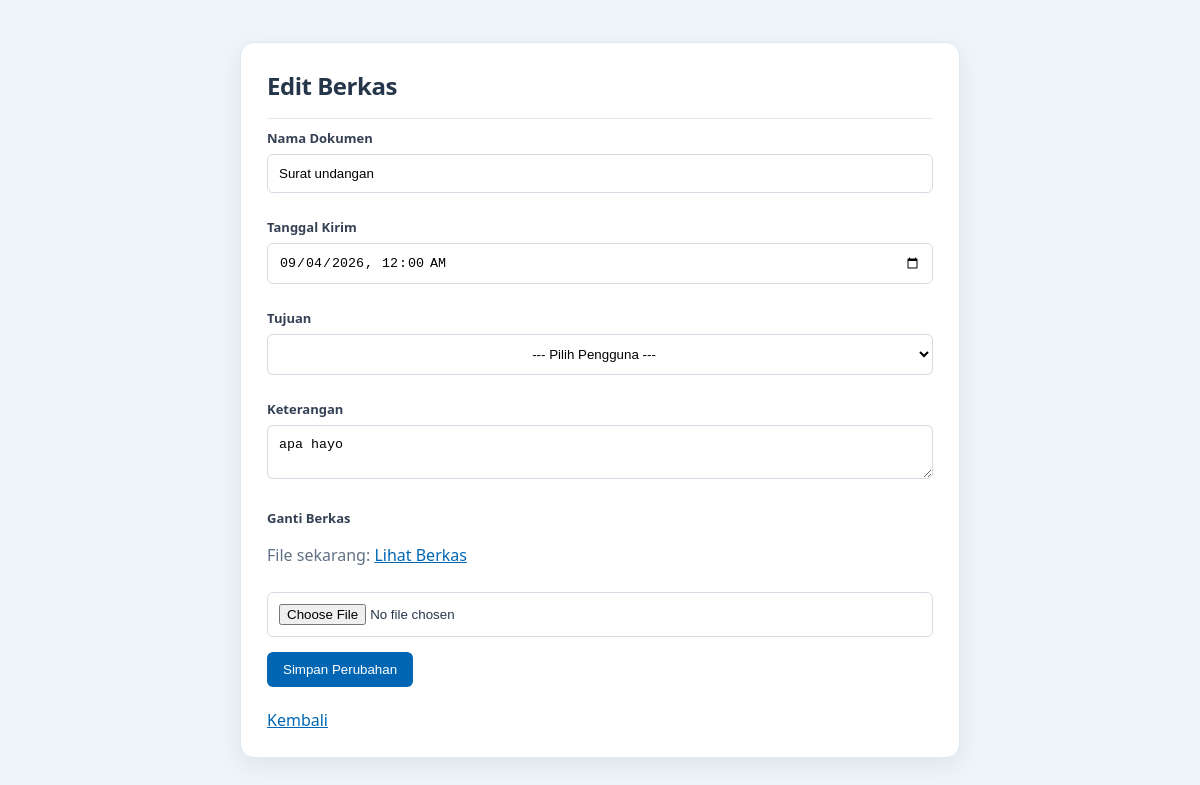
The page /index.php?aksi=edit&id=3 (signed in) on the database its author committed.
### tables this page shows
CREATE TABLE `berkas` (
  `id_berkas` int NOT NULL,
  `n_dokumen` varchar(255) NOT NULL,
  `tgl_kirim` datetime NOT NULL DEFAULT CURRENT_TIMESTAMP,
  `id_pengirim` int NOT NULL,
  `id_tujuan` int DEFAULT NULL,
  `tujuan_semua` tinyint(1) NOT NULL DEFAULT '0',
  `tgl_terima` datetime DEFAULT NULL,
  `tujuan` varchar(20) DEFAULT NULL,
  `keterangan` text,
  `file_berkas` varchar(255) DEFAULT NULL,
  `status` enum('Dikirim','Diterima','Ditolak') NOT NULL DEFAULT 'Dikirim'
);

### controller/BerkasController.php (called while the page is built, shortened)
<?php
require_once "model/Berkas.php";
class BerkasController {
    public function edit() {
        $id = $_GET['id'];
        $model = new Berkas();
        $data = $model->editData($id);
        $user = $model->tampilUser();
        require_once "views/edit.php";
    }
}
?>

### model/Berkas.php (called while the page is built, shortened)
<?php
require_once "config/Koneksi.php";
class Berkas {
    private $conn;
    public function __construct() {
        $db = new Koneksi();
        $this->conn = $db->getKoneksi();
    }
    private function pastikanStrukturBerkas() {
        $this->conn->query("ALTER TABLE `berkas`
            MODIFY `status` ENUM('Dikirim', 'Diterima', 'Ditolak')
                NOT NULL DEFAULT 'Dikirim'");
        $this->conn->query("UPDATE `berkas` b
            LEFT JOIN `user` u ON b.id_tujuan = u.id_user
            SET b.id_tujuan = NULL
            WHERE b.id_tujuan IS NOT NULL AND u.id_user IS NULL");
    }
    private function ubahAksiHapusPengirim() {
        $stmt = $this->conn->prepare("SELECT CONSTRAINT_NAME
            FROM information_schema.KEY_COLUMN_USAGE
            WHERE TABLE_SCHEMA = DATABASE()
            AND TABLE_NAME = 'berkas'
            AND COLUMN_NAME = 'id_pengirim'
            AND REFERENCED_TABLE_NAME = 'user'
            LIMIT 1");
        $stmt->execute();
        $fk = $stmt->get_result()->fetch_assoc();
        $namaFk = str_replace('`', '', $fk['CONSTRAINT_NAME']);
        $this->conn->query("ALTER TABLE `berkas` DROP FOREIGN KEY `$namaFk`");
        $this->conn->query("ALTER TABLE `berkas`
            ADD CONSTRAINT `berkas_pengirim_fk`
            FOREIGN KEY (`id_pengirim`) REFERENCES `user` (`id_user`)
            ON DELETE RESTRICT ON UPDATE CASCADE");
    }
    private function buatTabelKomentar() {
        $this->conn->query("CREATE TABLE IF NOT EXISTS komentar_berkas (
            id_komentar INT NOT NULL AUTO_INCREMENT,
            id_berkas INT NOT NULL,
            id_user INT NOT NULL,
            komentar TEXT NOT NULL,
            dibuat_pada TIMESTAMP NOT NULL DEFAULT CURRENT_TIMESTAMP,
            PRIMARY KEY (id_komentar),
            INDEX (id_berkas),
            INDEX (id_user)
        ) ENGINE=InnoDB DEFAULT CHARSET=utf8mb4");
    }
    private function buatTabelPesan() {
        $this->conn->query("CREATE TABLE IF NOT EXISTS pesan_berkas (
            id_pesan INT NOT NULL AUTO_INCREMENT,
            id_berkas INT NOT NULL,
            id_pengirim INT NOT NULL,
            id_penerima INT NOT NULL,
            jenis VARCHAR(30) NOT NULL,
            pesan TEXT NOT NULL,
            sudah_dibaca TINYINT(1) NOT NULL DEFAULT 0,
            dibuat_pada TIMESTAMP NOT NULL DEFAULT CURRENT_TIMESTAMP,
            PRIMARY KEY (id_pesan),
            INDEX (id_penerima),
            INDEX (id_berkas)
        ) ENGINE=InnoDB DEFAULT CHARSET=utf8mb4");
    }
    public function tampilUser() {
        $sql = "SELECT * FROM `user`
                ORDER BY nama ASC";
        $hasil = $this->conn->query($sql);
        $data = [];
        while ($row = $hasil->fetch_assoc()) {
            $data[] = $row;
        }
        return $data;
    }
    public function editData($id) {
        $sql = "SELECT * FROM berkas
                WHERE id_berkas = $id";
        $hasil = $this->conn->query($sql);
        return $hasil->fetch_assoc();
    }
}
?>

### config/Koneksi.php (called while the page is built, shortened)
<?php
class Koneksi {
    public function getKoneksi() {
        $koneksi = new mysqli("localhost", "root", "", "e-berkas");
        return $koneksi;
    }
}
?>

### views/edit.php (the view, shortened to what this page needs)
<!DOCTYPE html>
<html>
<head>
    <link rel="stylesheet" href="views/css/style.css?v=3">
</head>
<body>
<div class="box">
    <h2>Edit Berkas</h2>
    <form action="index.php?aksi=prosesEdit" method="POST" enctype="multipart/form-data">
        <label>Nama Dokumen</label>
        <input type="text" name="n_dokumen"
        value="<?php echo $data['n_dokumen']; ?>" required>
        <label>Tanggal Kirim</label>
        <input type="datetime-local" name="tgl_kirim"
        value="<?php echo date('Y-m-d\TH:i', strtotime($data['tgl_kirim'])); ?>" required>
        <label>Tujuan</label>
        <select name="tujuan" id="tujuan">
            <option value="" style="text-align: center;">--- Pilih Pengguna ---</option>
        </select>
        <label>Keterangan</label>
        <textarea name="keterangan"><?php echo $data['keterangan']; ?></textarea>
        <label>Ganti Berkas</label>
        <?php if (!empty($data['file_berkas'])) { ?>
            <p>
                File sekarang:
                <a href="uploads/<?php echo $data['file_berkas']; ?>" target="_blank">
                    Lihat Berkas
                </a>
            </p>
        <?php } else { ?>
            <p>Belum ada file.</p>
        <?php } ?>
        <input type="file" name="file_berkas">
        <button type="submit">Simpan Perubahan</button>
    </form>
    <br>
    <a href="index.php?aksi=berkas">Kembali</a>
</div>
</body>
</html>

### views/css/style.css (style rules this page uses)
* { box-sizing: border-box; }
body { margin: 0; font-family: "Segoe UI", Arial, sans-serif; background: #eef4f8; color: #26364a; animation: muncul 0.5s ease; }
.box { background: white; padding: 26px; border: 1px solid #e1eaf1; border-radius: 14px; box-shadow: 0 8px 24px rgba(25, 61, 87, 0.07); animation: naik 0.6s ease; }
.box h2 { margin-top: 0; margin-bottom: 10px; font-size: 24px; letter-spacing: -0.02em; }
.box p { color: #607286; line-height: 1.6; }
body > .box { width: min(720px, calc(100% - 40px)); margin: 42px auto; }
body > .box h2 { padding-bottom: 16px; border-bottom: 1px solid #e1eaf1; }
form label { display: block; margin-top: 10px; color: #344054; font-size: 13px; font-weight: 700; }
input,select, textarea { width: 100%; padding: 11px; margin: 7px 0 15px; border: 1px solid #d5dce5; border-radius: 6px; background: #fff; transition: 0.3s; }
button, .btn { display: inline-block; padding: 10px 16px; background: #0066b3; color: white; border: none; text-decoration: none; border-radius: 6px; cursor: pointer; transition: 0.3s; }
a { color: #0066b3; transition: 0.2s; }
h1, h2, h3 { color: #26364a; }

### rows shown on the page
berkas: n_dokumen "Surat undangan", tgl_kirim "09/04/2026 00:00", keterangan "apa hayo"
